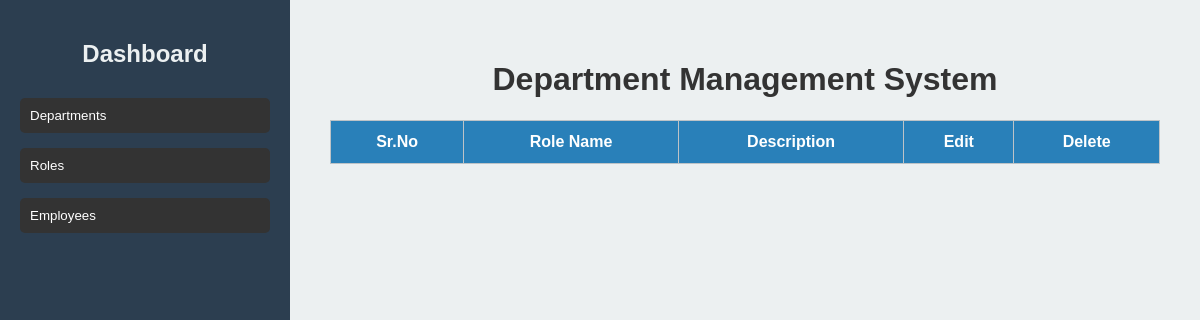
Page /viewrole on the earlier database version.
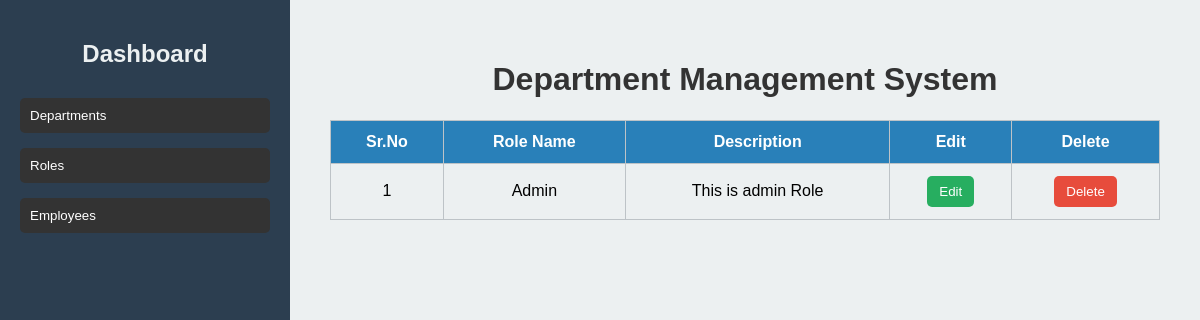
Same page on the later database version.
### deptapp/models.py (models this page shows)
class Roles(models.Model):
    role_id = models.AutoField(primary_key=True)
    role_name = models.CharField(max_length=100)
    description = models.CharField(max_length=300)
    created_at = models.DateTimeField(auto_now_add=True)
    updated_at = models.DateTimeField(auto_now=True)

### deptapp/views.py (the view)
# urls.py: path('viewrole',views.viewRole),
def viewRole(request):
    data=Roles.objects.all()
    print(type(data)) # QuerySet of List containing
    print(data)
    context={}
    context['roles']=data
    return render(request,'viewrole.html',context)

### templates/viewrole.html (shortened to what this page needs)
{% extends 'base.html' %}
{% load static %}
{% block content %}
    <h1>Department Management System</h1>
    <table>
        <tr>
            <th>Sr.No</th>
            <th>Role Name</th>
            <th>Description</th>
            <th>Edit</th>
            <th>Delete</th>
        </tr>
        {% for role in roles %}
        <tr>
            <td>{{ role.role_id }}</td>
            <td>{{ role.role_name }}</td>
            <td>{{ role.description }}</td>
            <td>
                <button><a href="updaterole/{{ role.role_id }}">Edit</a></button>
            </td>
            <td>
                <button class="delete"><a href="deleterole/{{ role.role_id }}">Delete</a></button>
            </td>
        </tr>
        {% endfor %}
    </table>
{% endblock %}

Differences in the rows shown:
added Roles: role_id "1", role_name "Admin", description "This is admin Role"
